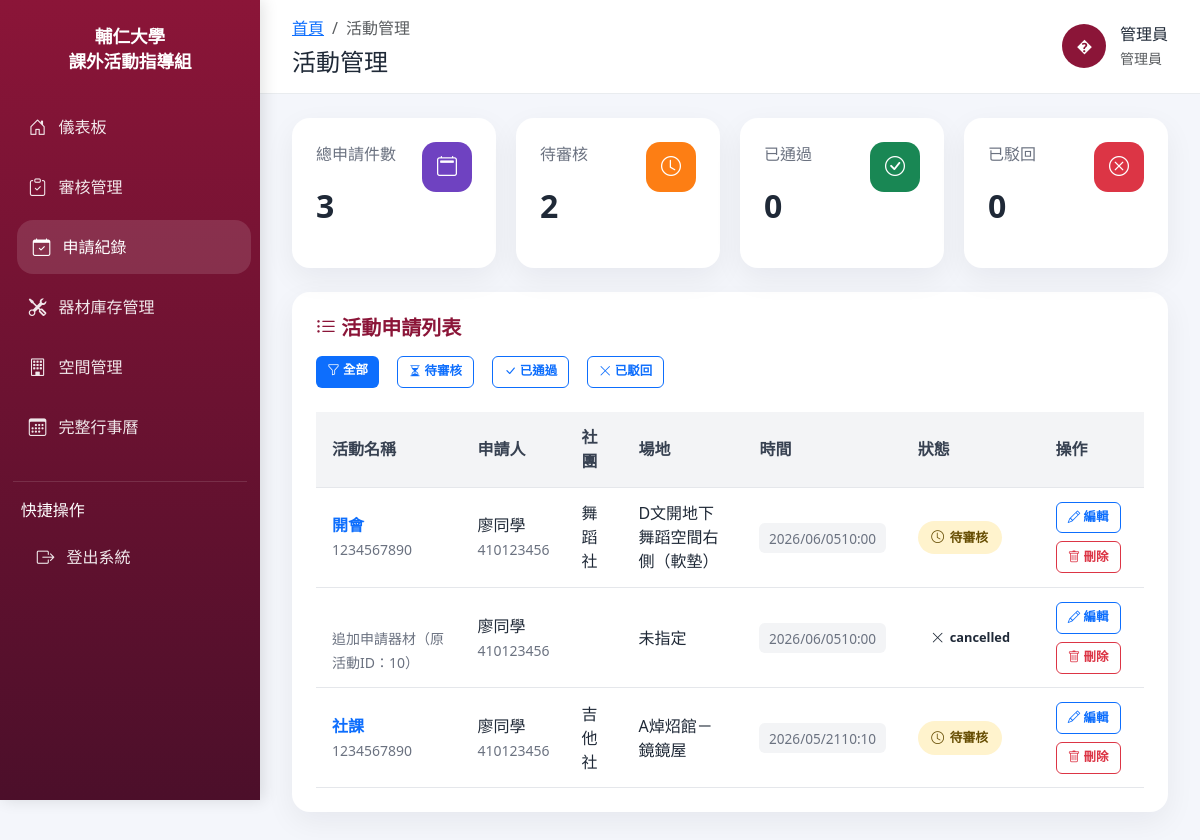
Screenshot of /admin/event_mgmt.php (signed in) with the database file from the repository.
### tables this page shows
CREATE TABLE `events` (
  `event_id` int(11) NOT NULL,
  `user_id` int(11) NOT NULL,
  `event_name` varchar(255) NOT NULL,
  `club_name` varchar(100) NOT NULL,
  `description` text,
  `document_path` varchar(255) DEFAULT NULL,
  `venue_doc_path` varchar(255) DEFAULT NULL,
  `equipment_doc_path` varchar(255) DEFAULT NULL,
  `start_time` datetime NOT NULL,
  `end_time` datetime NOT NULL,
  `status` enum('pending','approved','rejected','cancelled') DEFAULT 'pending',
  `review_note` text,
  `original_event_id` int(11) DEFAULT NULL,
  `created_at` timestamp NULL DEFAULT CURRENT_TIMESTAMP
);

CREATE TABLE `users` (
  `user_id` int(11) NOT NULL,
  `name` varchar(50) NOT NULL,
  `student_id` int(10) NOT NULL,
  `email` varchar(100) DEFAULT NULL,
  `phone` varchar(20) DEFAULT NULL,
  `password` varchar(255) NOT NULL,
  `role` enum('student','admin') DEFAULT 'student',
  `created_at` timestamp NULL DEFAULT CURRENT_TIMESTAMP,
  `username` varchar(100) DEFAULT NULL
);

CREATE TABLE `spaces` (
  `space_id` int(11) NOT NULL,
  `space_name` varchar(100) NOT NULL,
  `capacity` int(11) DEFAULT NULL,
  `space_status` enum('available','maintenance') DEFAULT 'available',
  `created_at` timestamp NULL DEFAULT CURRENT_TIMESTAMP,
  `status` int(11) NOT NULL
);

### admin/event_mgmt.php (the view, shortened to what this page needs)
<?php
require_once(__DIR__ . "/../DB/db_config.php");
$user_name = $_SESSION['user_name'] ?? '管理員';
$filter_status = isset($_GET['filter']) ? $_GET['filter'] : 'all';
$sql = "
    SELECT e.*, u.name as applicant_name, u.email as applicant_email, u.username,
           s.space_name, r.start_time as reservation_start, r.end_time as reservation_end
    FROM events e
    JOIN users u ON e.user_id = u.user_id
    LEFT JOIN reservations r ON e.event_id = r.event_id
    LEFT JOIN spaces s ON r.space_id = s.space_id
    " . ($filter_status !== 'all' ? "WHERE e.status = '" . $conn->real_escape_string($filter_status) . "'" : "") . "
    ORDER BY e.start_time DESC
";
$result = $conn->query($sql);
$events = $result->fetch_all(MYSQLI_ASSOC);
$total_count = count($events);
$pending_count = 0;
$approved_count = 0;
$rejected_count = 0;
foreach ($events as $e) {
    if ($e['status'] === 'pending') $pending_count++;
}
?>
<!DOCTYPE html>
<html lang="zh-TW">
<head>
    <link href="https://cdn.jsdelivr.net/npm/bootstrap@5.3.0/dist/css/bootstrap.min.css" rel="stylesheet">
    <link href="https://cdn.jsdelivr.net/npm/bootstrap-icons@1.10.5/font/bootstrap-icons.css" rel="stylesheet">
</head>
<body>
    <aside class="sidebar">
        <div class="brand">
            <h4>輔仁大學<br>課外活動指導組</h4>
        </div>
        <nav class="nav flex-column">
            <a class="nav-link" href="dashboard.php"><i class="bi bi-house-door"></i> 儀表板</a>
            <a class="nav-link" href="review.php"><i class="bi bi-clipboard-check"></i> 審核管理</a>
            <a class="nav-link active" href="event_mgmt.php"><i class="bi bi-calendar-check"></i> 申請紀錄</a>
            <a class="nav-link" href="equipment_mgmt.php"><i class="bi bi-tools"></i> 器材庫存管理</a>
            <a class="nav-link" href="space_mgmt.php"><i class="bi bi-building"></i> 空間管理</a>
            <a class="nav-link" href="calendar.php"><i class="bi bi-calendar3"></i> 完整行事曆</a>
        </nav>
        <div class="sidebar-section">
            <p class="mb-2">快捷操作</p>
            <a class="nav-link" href="../logout.php"><i class="bi bi-box-arrow-right"></i> 登出系統</a>
        </div>
    </aside>
    <main class="main-content">
        <header class="top-navbar">
            <div>
                <ol class="breadcrumb mb-0">
                    <li class="breadcrumb-item"><a href="dashboard.php">首頁</a></li>
                    <li class="breadcrumb-item active" aria-current="page">活動管理</li>
                </ol>
                <h4 class="mt-2 mb-0">活動管理</h4>
            </div>
            <div class="user-card" style="cursor: pointer;" onclick="location.href='profile.php'" title="點擊查看個人檔案">
                <div class="user-avatar"><?= htmlspecialchars(substr($user_name, 0, 1)) ?></div>
                <div>
                    <div><?= htmlspecialchars($user_name) ?></div>
                    <small class="text-muted">管理員</small>
                </div>
            </div>
        </header>
        <section class="dashboard-grid">
            <div class="summary-row">
                <div class="card-panel total">
                    <div class="d-flex justify-content-between align-items-start">
                        <div>
                            <div class="label">總申請件數</div>
                            <div class="value"><?php echo $total_count; ?></div>
                        </div>
                        <div class="icon-box"><i class="bi bi-calendar2"></i></div>
                    </div>
                </div>
                <div class="card-panel pending">
                    <div class="d-flex justify-content-between align-items-start">
                        <div>
                            <div class="label">待審核</div>
                            <div class="value"><?php echo $pending_count; ?></div>
                        </div>
                        <div class="icon-box"><i class="bi bi-clock"></i></div>
                    </div>
                </div>
                <div class="card-panel approved">
                    <div class="d-flex justify-content-between align-items-start">
                        <div>
                            <div class="label">已通過</div>
                            <div class="value"><?php echo $approved_count; ?></div>
                        </div>
                        <div class="icon-box"><i class="bi bi-check-circle"></i></div>
                    </div>
                </div>
                <div class="card-panel rejected">
                    <div class="d-flex justify-content-between align-items-start">
                        <div>
                            <div class="label">已駁回</div>
                            <div class="value"><?php echo $rejected_count; ?></div>
                        </div>
                        <div class="icon-box"><i class="bi bi-x-circle"></i></div>
                    </div>
                </div>
            </div>
            <div class="panel-row">
                <div>
                    <h5><i class="bi bi-list-ul"></i> 活動申請列表</h5>
                    <div style="margin-bottom: 1.5rem; display: flex; gap: 0.75rem; flex-wrap: wrap;">
                        <a href="event_mgmt.php?filter=all" class="btn btn-sm <?= $filter_status === 'all' ? 'btn-primary' : 'btn-outline-primary' ?>">
                            <i class="bi bi-funnel"></i> 全部
                        </a>
                        <a href="event_mgmt.php?filter=pending" class="btn btn-sm <?= $filter_status === 'pending' ? 'btn-primary' : 'btn-outline-primary' ?>">
                            <i class="bi bi-hourglass-split"></i> 待審核
                        </a>
                        <a href="event_mgmt.php?filter=approved" class="btn btn-sm <?= $filter_status === 'approved' ? 'btn-primary' : 'btn-outline-primary' ?>">
                            <i class="bi bi-check-lg"></i> 已通過
                        </a>
                        <a href="event_mgmt.php?filter=rejected" class="btn btn-sm <?= $filter_status === 'rejected' ? 'btn-primary' : 'btn-outline-primary' ?>">
                            <i class="bi bi-x-lg"></i> 已駁回
                        </a>
                    </div>
                </div>
                <div style="overflow-x: auto;">
                    <table>
                        <thead>
                            <tr>
                                <th>活動名稱</th>
                                <th>申請人</th>
                                <th>社團</th>
                                <th>場地</th>
                                <th>時間</th>
                                <th>狀態</th>
                                <th>操作</th>
                            </tr>
                        </thead>
                        <tbody>
                            <?php foreach ($events as $event): ?>
                            <tr>
                                <td>
                                    <a href="review.php?event_id=<?php echo intval($event['event_id']); ?>" class="event-link">
                                        <strong><?php echo htmlspecialchars($event['event_name']); ?></strong>
                                    </a>
                                    <br>
                                    <small style="color: #6b7280;"><?php echo htmlspecialchars($event['description'] ?? ''); ?></small>
                                </td>
                                <td>
                                    <?php echo htmlspecialchars($event['applicant_name']); ?>
                                    <br>
                                    <small style="color: #6b7280;"><?php echo htmlspecialchars($event['applicant_email']); ?></small>
                                </td>
                                <td><?php echo htmlspecialchars($event['club_name']); ?></td>
                                <td><?php echo htmlspecialchars($event['space_name'] ?? '未指定'); ?></td>
                                <td>
                                    <?php
                                    if ($event['start_time']) {
                                        echo '<span class="time-badge">';
                                        echo date('Y/m/d<br>H:i', strtotime($event['start_time']));
                                        echo '</span>';
                                    }
                                    ?>
                                </td>
                                <td>
                                    <span class="status-badge status-<?php echo $event['status']; ?>">
                                        <i class="bi bi-<?php
                                        if ($event['status'] === 'pending') echo 'clock';
                                        elseif ($event['status'] === 'approved') echo 'check-lg';
                                        else echo 'x-lg';
                                        ?>"></i>
                                        <?php
                                        $status_text = ['pending' => '待審核', 'approved' => '已通過', 'rejected' => '已駁回'];
                                        echo $status_text[$event['status']] ?? $event['status'];
                                        ?>
                                    </span>
                                </td>
                                <td>
                                    <div class="action-cell">
                                        <a href="event_mgmt.php?edit_id=<?php echo intval($event['event_id']); ?>" class="btn btn-outline-primary btn-sm" title="編輯申請"><i class="bi bi-pencil"></i> 編輯</a>
                                        <form method="POST" style="display:inline-flex;" onsubmit="return confirm('確定要刪除此活動申請嗎？');">
                                            <button type="submit" name="action" value="delete" class="btn btn-outline-danger btn-sm" title="刪除申請"><i class="bi bi-trash"></i> 刪除</button>
                                        </form>
                                    </div>
                                </td>
                            </tr>
                            <?php endforeach; ?>
                        </tbody>
                    </table>
                </div>
            </div>
        </section>
    </main>
</body>
</html>

### admin/event_mgmt.php (style rules this page uses)
:root { --primary: #8B1538; --sidebar: #4c0f2a; --sidebar-hover: #6a1d43; --bg: #f4f6fb; --card: #ffffff; }
* { box-sizing: border-box; }
body { margin: 0; min-height: 100vh; font-family: 'Segoe UI', Tahoma, Geneva, Verdana, sans-serif; background: var(--bg); color: #1f2937; }
.sidebar { position: fixed; top: 0; left: 0; width: 260px; height: 100vh; background: linear-gradient(180deg, var(--primary), var(--sidebar)); color: white; padding: 1.5rem 0.8rem; overflow-y: auto; box-shadow: 3px 0 15px rgba(0,0,0,0.12); z-index: 1200; }
.sidebar .brand { text-align: center; margin-bottom: 1.5rem; }
.sidebar .brand h4 { margin: 0; font-size: 1.1rem; line-height: 1.4; font-weight: 700; }
.sidebar .nav-link { display: flex; align-items: center; gap: 0.75rem; color: rgba(255,255,255,0.9); padding: 0.85rem 1rem; margin: 0.2rem 0; border-radius: 16px; transition: background 0.25s ease, transform 0.15s ease; }
.sidebar .nav-link:hover, .sidebar .nav-link.active { background: rgba(255,255,255,0.12); color: #ffffff; transform: translateX(4px); }
.sidebar .nav-link i { font-size: 1.1rem; }
.sidebar .sidebar-section { padding: 1rem 0.5rem; margin-top: 1.5rem; border-top: 1px solid rgba(255,255,255,0.12); }
.main-content { margin-left: 260px; min-height: 100vh; transition: margin-left 0.25s ease; }
.top-navbar { background: white; border-bottom: 1px solid #e9ecef; padding: 1rem 2rem; display: flex; justify-content: space-between; align-items: center; position: sticky; top: 0; z-index: 1100; }
.top-navbar .breadcrumb { margin: 0; background: transparent; padding: 0; }
.top-navbar .user-card { display: flex; align-items: center; gap: 0.85rem; }
.user-avatar { width: 44px; height: 44px; border-radius: 50%; background: var(--primary); color: white; display: grid; place-items: center; font-weight: 700; }
.dashboard-grid { padding: 1.5rem 2rem 2rem; }
.summary-row { display: grid; grid-template-columns: repeat(4, minmax(0, 1fr)); gap: 1.25rem; margin-bottom: 1.5rem; }
.card-panel { background: var(--card); border-radius: 18px; box-shadow: 0 10px 30px rgba(15,23,42,0.06); padding: 1.5rem; min-height: 150px; display: flex; flex-direction: column; justify-content: space-between; }
.card-panel .icon-box { width: 50px; height: 50px; border-radius: 14px; display: grid; place-items: center; color: white; font-size: 1.25rem; }
.card-panel.total .icon-box { background: #6f42c1; }
.card-panel.pending .icon-box { background: #fd7e14; }
.card-panel.approved .icon-box { background: #198754; }
.card-panel.rejected .icon-box { background: #dc3545; }
.card-panel .value { font-size: 2rem; font-weight: 700; margin-top: 1rem; }
.card-panel .label { color: #6b7280; }
.panel-row { background: var(--card); border-radius: 18px; box-shadow: 0 10px 30px rgba(15,23,42,0.06); padding: 1.5rem; }
.panel-row h5 { margin-bottom: 1rem; font-weight: 700; color: var(--primary); }
table { width: 100%; border-collapse: collapse; }
th, td { padding: 0.85rem 1rem; text-align: left; border-bottom: 1px solid #e5e7eb; }
th { background: #f3f4f6; color: #374151; font-weight: 600; }
.status-badge { display: inline-flex; align-items: center; gap: 0.35rem; padding: 0.45rem 0.85rem; border-radius: 999px; font-size: 0.8rem; font-weight: 600; }
.status-pending { background: #fff3cd; color: #664d03; }
.event-link { color: #0d6efd; text-decoration: none; }
.btn { padding: 0.5rem 0.95rem; border: none; border-radius: 6px; cursor: pointer; font-size: 0.85rem; font-weight: 600; transition: all 0.25s ease; margin-right: 0.35rem; }
.btn-outline-primary { background: transparent; color: #0d6efd; border: 1px solid #0d6efd; }
.btn-outline-danger { background: transparent; color: #dc3545; border: 1px solid #dc3545; }
.btn-sm { padding: 0.35rem 0.7rem; font-size: 0.78rem; }
.action-cell { display: flex; gap: 0.5rem; align-items: center; flex-wrap: wrap; }
.time-badge { background: #f3f4f6; padding: 0.35rem 0.6rem; border-radius: 6px; font-size: 0.85rem; color: #6b7280; }

### rows the page displays
events: event_name "開會", description "1234567890", user.name "廖同學", user.email "410123456", club_name "舞蹈社", spaces.space_name "D文開地下舞蹈空間右側（軟墊）", start_time "2026/06/05 10:00", status "待審核"
events: description "追加申請器材（原活動ID：10）", user.name "廖同學", user.email "410123456", space_name "未指定", start_time "2026/06/05 10:00", status "cancelled"
events: event_name "社課", description "1234567890", user.name "廖同學", user.email "410123456", club_name "吉他社", spaces.space_name "A焯炤館－鏡鏡屋", start_time "2026/05/21 10:10", status "待審核"

### other values shown
substr($user_name, 0, 1) "�"
$user_name "管理員"
$total_count "3"
$pending_count "2"
$approved_count "0"
$rejected_count "0"
